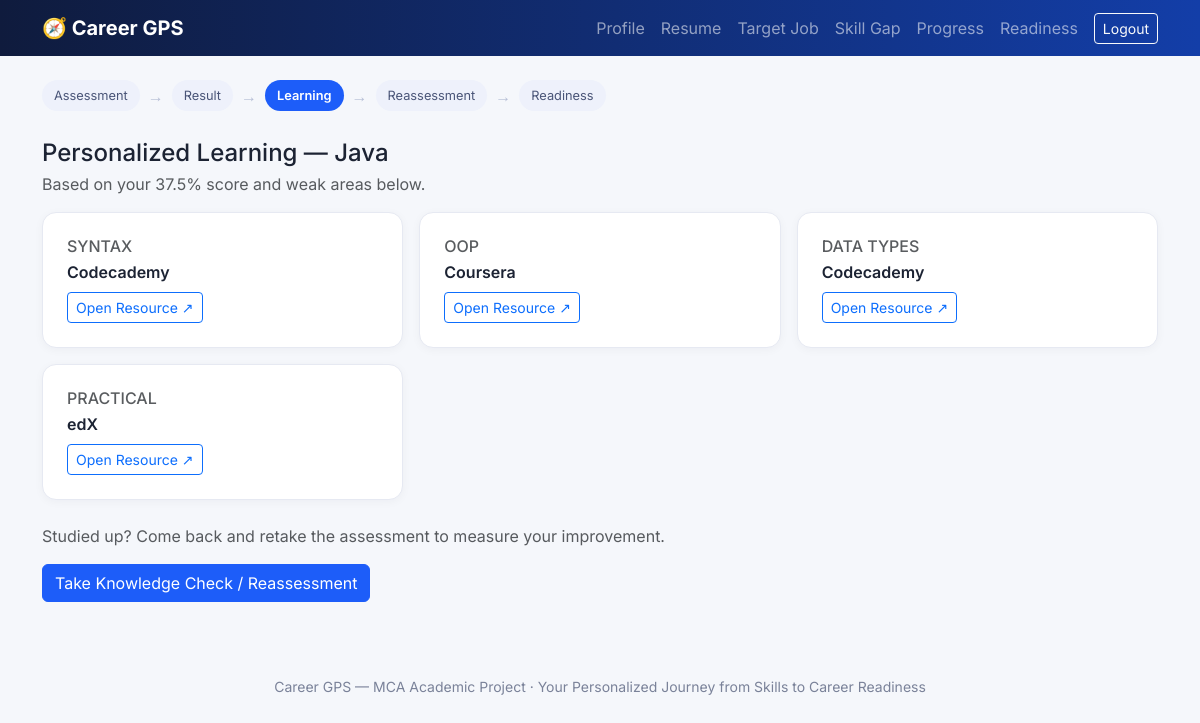
The page /learning/Java (signed in) on the database its author committed.
### models.py (models this page shows)
class AssessmentResult(db.Model):
    __tablename__ = "assessment_results"
    id = db.Column(db.Integer, primary_key=True)
    assessment_id = db.Column(db.Integer, db.ForeignKey("assessments.id"), nullable=False)
    user_id = db.Column(db.Integer, db.ForeignKey("users.id"), nullable=False)
    language_id = db.Column(db.Integer, db.ForeignKey("programming_languages.id"), nullable=False)
    total_questions = db.Column(db.Integer)
    correct_answers = db.Column(db.Integer)
    incorrect_answers = db.Column(db.Integer)
    score_percent = db.Column(db.Float)
    skill_level = db.Column(db.String(20))
    attempt_number = db.Column(db.Integer, default=1)
    created_at = db.Column(db.DateTime, default=datetime.utcnow)
    language = db.relationship("ProgrammingLanguage")
    weak_areas = db.relationship("WeakArea", backref="result")

class WeakArea(db.Model):
    __tablename__ = "weak_areas"
    id = db.Column(db.Integer, primary_key=True)
    result_id = db.Column(db.Integer, db.ForeignKey("assessment_results.id"), nullable=False)
    topic = db.Column(db.String(80), nullable=False)

### app.py (the view)
@app.route("/learning/<language>")
@login_required
def learning_recommendations(language):
    user = current_user()
    result = (AssessmentResult.query.join(ProgrammingLanguage)
              .filter(AssessmentResult.user_id == user.id, ProgrammingLanguage.name == language)
              .order_by(AssessmentResult.id.desc()).first())
    weak_topics = [w.topic for w in result.weak_areas] if result else []
    recommendations = get_recommendations(language, weak_topics)
    return render_template("learning_recommendations.html", language=language,
                            result=result, recommendations=recommendations)

### app.py (called while the page is built)
def login_required(view):
    @wraps(view)
    def wrapped(*args, **kwargs):
        if "user_id" not in session:
            flash("Please log in to continue.", "warning")
            return redirect(url_for("login"))
        return view(*args, **kwargs)
    return wrapped

def current_user():
    uid = session.get("user_id")
    return User.query.get(uid) if uid else None

### utils/recommender.py (called while the page is built)
def get_recommendations(language, weak_topics):
    recs = []
    for topic in weak_topics:
        resources = LEARNING_RESOURCES.get((language, topic), [DEFAULT_RESOURCE])
        for r in resources:
            recs.append({"topic": topic, "platform": r["platform"], "url": r["url"]})
    return recs

### templates/learning_recommendations.html (shortened to what this page needs)
{% extends "base.html" %}
{% block content %}
<div class="stepper">
  <span class="step">Assessment</span><span class="arrow">→</span>
  <span class="step">Result</span><span class="arrow">→</span>
  <span class="step active">Learning</span><span class="arrow">→</span>
  <span class="step">Reassessment</span><span class="arrow">→</span>
  <span class="step">Readiness</span>
</div>
<h4 class="mb-1">Personalized Learning — {{ language }}</h4>
{% if result %}
<p class="text-muted">Based on your {{ result.score_percent }}% score and weak areas below.</p>
{% endif %}
<div class="row g-3">
  {% for rec in recommendations %}
  <div class="col-md-4">
    <div class="cg-card">
      <h6 class="text-uppercase text-muted mb-1">{{ rec.topic }}</h6>
      <p class="mb-2 fw-semibold">{{ rec.platform }}</p>
      <a href="{{ rec.url }}" target="_blank" rel="noopener" class="btn btn-sm btn-outline-primary">Open Resource ↗</a>
    </div>
  </div>
  {% else %}
  <p class="text-muted">No specific weak areas found — you can still explore the general {{ language }} track on freeCodeCamp, Coursera, edX or Codecademy.</p>
  {% endfor %}
</div>
<div class="mt-4">
  <p class="text-muted">Studied up? Come back and retake the assessment to measure your improvement.</p>
  <a href="{{ url_for('reassessment', language=language) }}" class="btn btn-primary">Take Knowledge Check / Reassessment</a>
</div>
{% endblock %}

### static/css/style.css (style rules this page uses)
:root { --cg-blue: #1d5df9; --cg-blue-dark: #133ea8; --cg-navy: #0f1b3d; --cg-bg: #f5f7fb; --cg-card-border: #e6e9f2; }
body { font-family: 'Inter', system-ui, sans-serif; background: var(--cg-bg); color: #1c2333; }
.cg-card { background: #fff; border: 1px solid var(--cg-card-border); border-radius: 14px; box-shadow: 0 2px 10px rgba(15, 27, 61, 0.04); padding: 24px; height: 100%; }
.btn-primary { background: var(--cg-blue); border-color: var(--cg-blue); }
.stepper { display: flex; flex-wrap: wrap; gap: 8px; align-items: center; margin-bottom: 28px; }
.stepper .step { font-size: 0.8rem; padding: 6px 12px; border-radius: 999px; background: #eef1fb; color: #4a5578; white-space: nowrap; }
.stepper .step.active { background: var(--cg-blue); color: #fff; font-weight: 600; }
.stepper .arrow { color: #b7bfd6; }

### rows shown on the page
AssessmentResult: score_percent "37.5"
WeakArea: topic "SYNTAX", platform "Codecademy"
WeakArea: topic "OOP", platform "Coursera"
WeakArea: topic "DATA TYPES", platform "Codecademy"
WeakArea: topic "PRACTICAL", platform "edX"

### other values the page prints
{{ language }} "Java"
